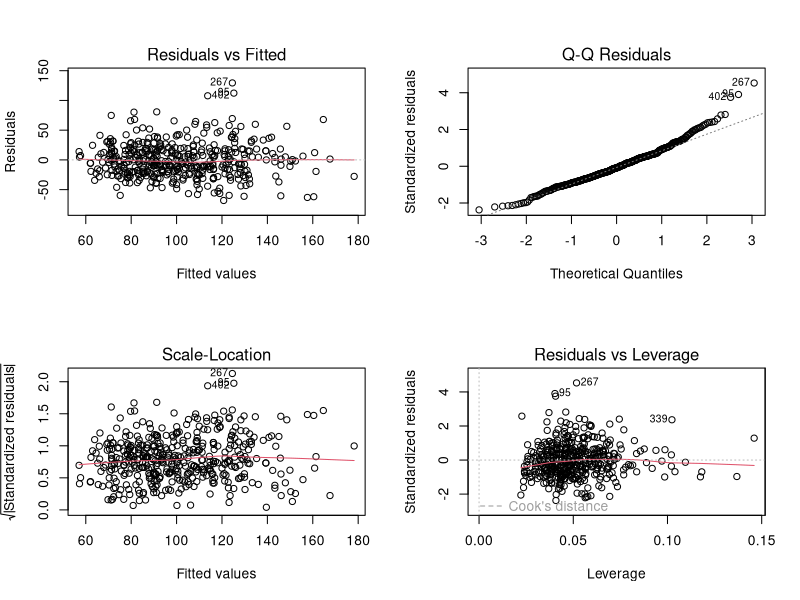
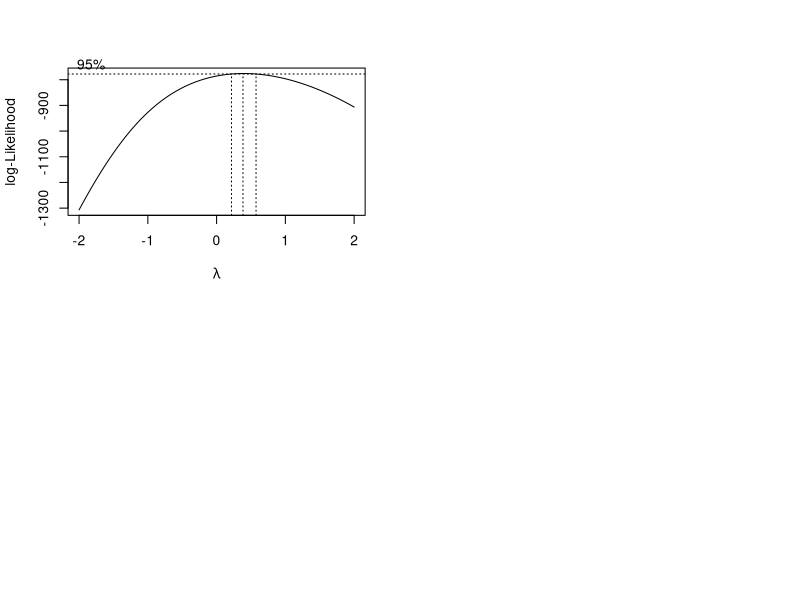
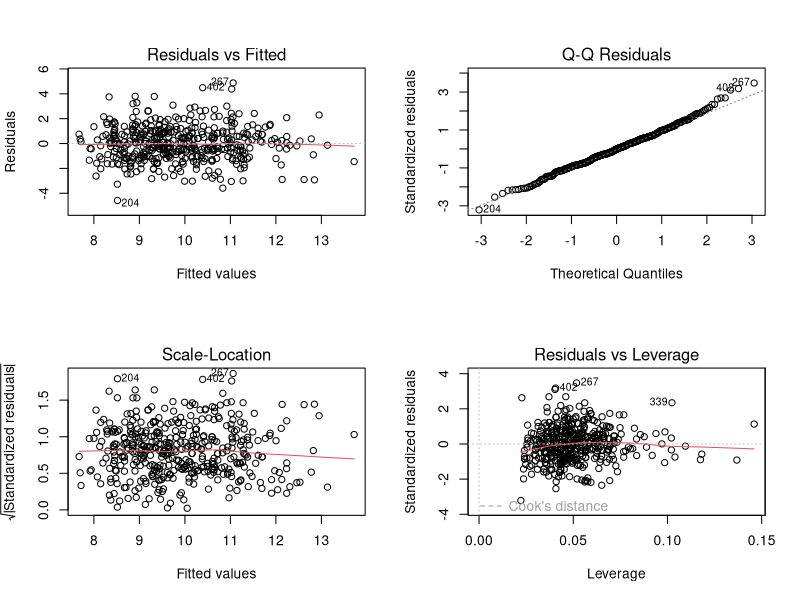
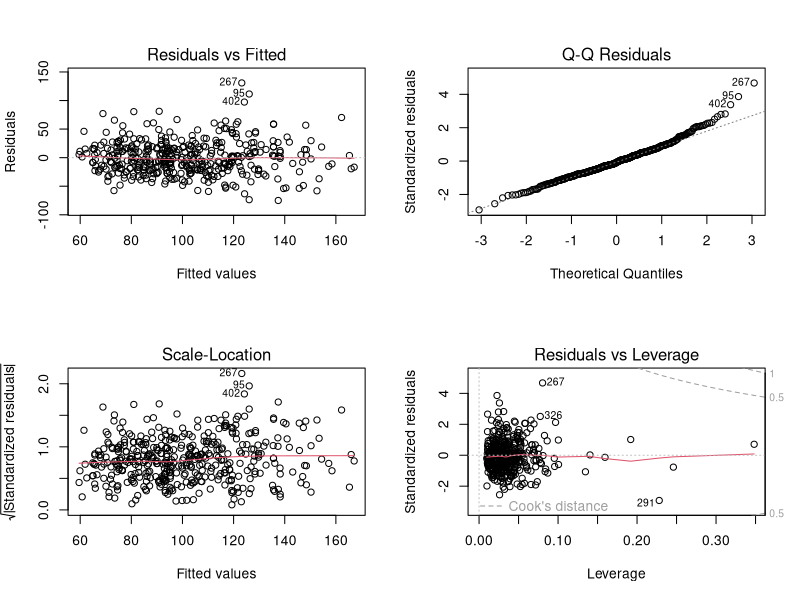
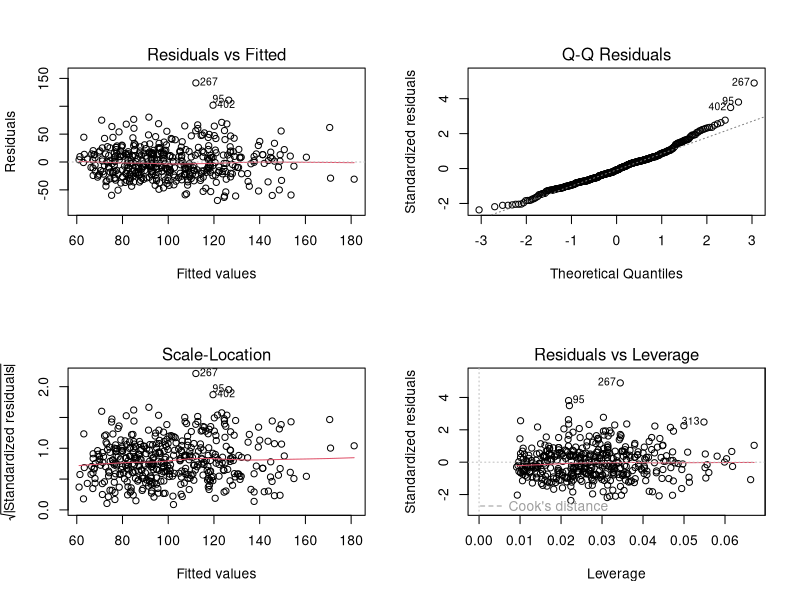

Generate these figures, in order, with R:
## ---- chunk 1
library(MASS)
library(leaps)
## ---- chunk 2
# import data 
df = read.csv('data/data_clean.csv')
# remove location column
df = df[-4]

df
## ---- chunk 3
# change categorical variables to R Factors
df$size = as.factor(df$size)
df$python = as.factor(df$python)
df$visual_software = as.factor(df$visual_software)
df$ML_software = as.factor(df$ML_software)
df$spark = as.factor(df$spark)
df$aws = as.factor(df$aws)
df$excel = as.factor(df$excel)
df$sql = as.factor(df$sql)
df$sas = as.factor(df$sas)
df$hadoop = as.factor(df$hadoop)
df$degree = as.factor(df$degree)
df$in_CA = as.factor(df$in_CA)
df$senior_status = as.factor(df$senior_status)
## ---- chunk 4
model1 = lm(avg_salary_k~., data=df)
summary(model1)
## ---- chunk 5
# Model diagnostics
par(mfrow=c(2, 2))
plot(model1)
## ---- chunk 6
boxcox(model1, data=df)
## ---- chunk 7
df_sqrtY = df
df_sqrtY$avg_salary_k = sqrt(df$avg_salary_k)
## ---- chunk 8
model1_sqrt = lm(avg_salary_k~., data=df_sqrtY)
summary(model1_sqrt)
## ---- chunk 9
# model diagnostics
par(mfrow=c(2, 2))
plot(model1_sqrt)
## ---- chunk 10
# Second order interaction model
model2 = lm(avg_salary_k~(.)^2, data=df)
summary(model2)
## ---- chunk 11
fit0 = lm(avg_salary_k~1, data=df)
step.aic = stepAIC(fit0, scope=list(upper=model2, lower=fit0), trace=FALSE)
step.aic$anova
## ---- chunk 12
# fit selected model
model2_aic = lm(avg_salary_k ~ senior_status + in_CA + python + degree + visual_software + 
    age + rating + sas + aws + ML_software + python:aws + age:sas + 
    in_CA:ML_software + age:ML_software, data=df)
summary(model2_aic)
## ---- chunk 13
# model diagnostics
par(mfrow=c(2, 2))
plot(model2_aic)
## ---- chunk 14
fit0 = lm(avg_salary_k~1, data=df)
step.aic = stepAIC(fit0, scope=list(upper=model1, lower=fit0), trace=FALSE)
step.aic$anova
## ---- chunk 15
# fit the selected model
model1_aic = lm(avg_salary_k ~ senior_status + in_CA + python + degree + visual_software + 
    age + rating + sas + aws + ML_software, data=df)
summary(model1_aic)
## ---- chunk 16
# model diagnostics
par(mfrow=c(2, 2))
plot(model1_aic)
